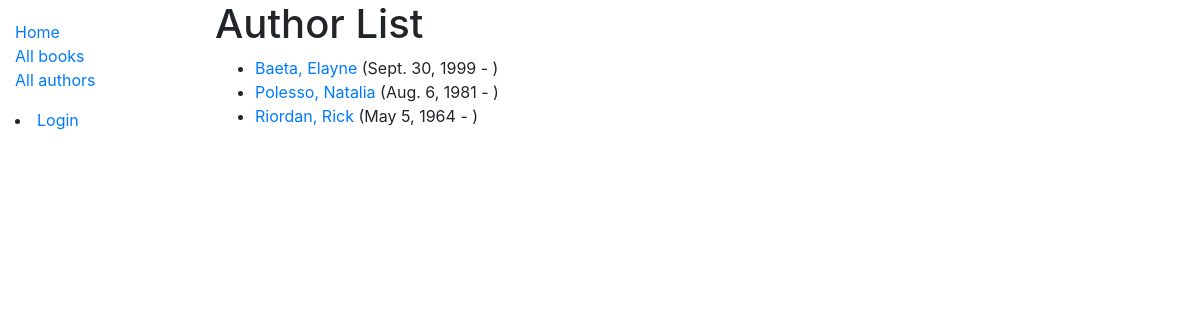
/catalog/author/, run on the app's committed database.
### catalog/models.py (models this page shows)
class Author(models.Model):
    first_name = models.CharField(max_length=100)
    last_name = models.CharField(max_length=100)
    date_of_birth = models.DateField(null=True, blank=True)
    date_of_death = models.DateField('died', null=True, blank=True)
    class Meta:
        ordering = ['last_name', 'first_name']
    def get_absolute_url(self):
        return reverse('author-detail', args=[str(self.id)])
    def __str__(self):
        return f'{self.last_name}, {self.first_name}'

### catalog/views.py (the view)
# urls.py: path('author/', views.AuthorListView.as_view(), name='author'),
class AuthorListView(generic.ListView):
    model = Author
    paginate_by = 10

### catalog/templates/catalog/author_list.html
{% extends "base_generic.html" %}
{% block content %}
  <h1>Author List</h1>
  {% if author_list %}
  <ul>
    {% for author in author_list %}
      <li>
        <a href="{{ author.get_absolute_url }}">{{ author }}</a> ({{author.date_of_birth}} - {% if author.date_of_death %}{{author.date_of_death}}{% endif %})
      </li>
    {% endfor %}
  </ul>
  {% else %}
    <p>There are no authors available.</p>
  {% endif %}
{% endblock %}

### data on the page
Author: last_name+first_name "Baeta, Elayne", date_of_birth "Sept. 30, 1999"
Author: last_name+first_name "Polesso, Natalia", date_of_birth "Aug. 6, 1981"
Author: last_name+first_name "Riordan, Rick", date_of_birth "May 5, 1964"
